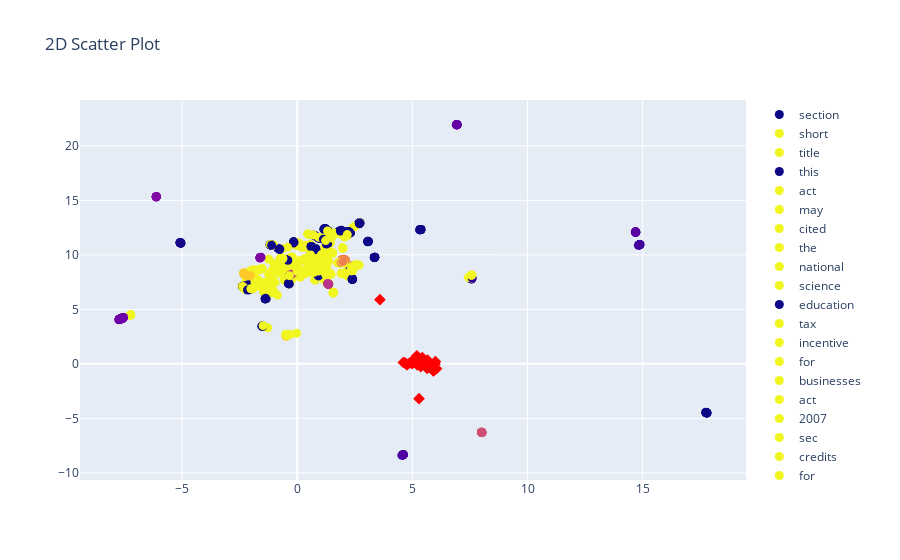

Here is the notebook cell this chart was saved with:
### Code cell
visualizeCorpus(v, l, vgold, lgold, clabels, dim=2)
